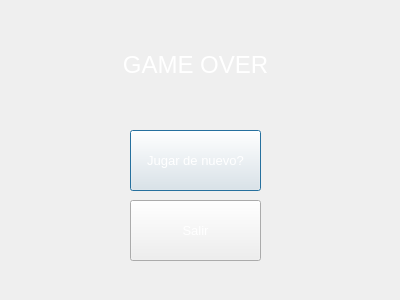
<?xml version="1.0" encoding="UTF-8"?>
<ui version="4.0">
 <class>Dialog</class>
 <widget class="QDialog" name="Dialog">
  <property name="geometry">
   <rect>
    <x>0</x>
    <y>0</y>
    <width>400</width>
    <height>300</height>
   </rect>
  </property>
  <property name="windowTitle">
   <string>Dialog</string>
  </property>
  <property name="styleSheet">
   <string notr="true">background-image: url(:/img/space_2.jpg);</string>
  </property>
  <widget class="QLabel" name="Gameover">
   <property name="geometry">
    <rect>
     <x>120</x>
     <y>30</y>
     <width>151</width>
     <height>71</height>
    </rect>
   </property>
   <property name="text">
    <string>&lt;html&gt;&lt;head/&gt;&lt;body&gt;&lt;p align=&quot;center&quot;&gt;&lt;span style=&quot; font-size:18pt; color:#ffffff;&quot;&gt;GAME OVER&lt;/span&gt;&lt;/p&gt;&lt;/body&gt;&lt;/html&gt;</string>
   </property>
  </widget>
  <widget class="QPushButton" name="PlayAgain">
   <property name="geometry">
    <rect>
     <x>130</x>
     <y>130</y>
     <width>131</width>
     <height>61</height>
    </rect>
   </property>
   <property name="font">
    <font>
     <pointsize>10</pointsize>
    </font>
   </property>
   <property name="styleSheet">
    <string notr="true">color: rgb(255, 255, 255);</string>
   </property>
   <property name="text">
    <string>Jugar de nuevo?</string>
   </property>
  </widget>
  <widget class="QPushButton" name="Quit">
   <property name="geometry">
    <rect>
     <x>130</x>
     <y>200</y>
     <width>131</width>
     <height>61</height>
    </rect>
   </property>
   <property name="font">
    <font>
     <pointsize>10</pointsize>
    </font>
   </property>
   <property name="styleSheet">
    <string notr="true">color: rgb(255, 255, 255);</string>
   </property>
   <property name="text">
    <string>Salir</string>
   </property>
  </widget>
 </widget>
 <resources/>
 <connections/>
</ui>
